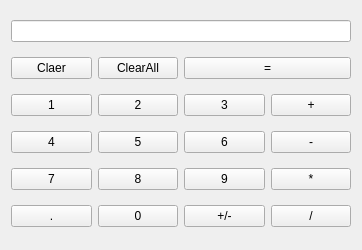
<?xml version="1.0" encoding="UTF-8"?>
<ui version="4.0">
 <class>Widget</class>
 <widget class="QWidget" name="Widget">
  <property name="geometry">
   <rect>
    <x>0</x>
    <y>0</y>
    <width>362</width>
    <height>250</height>
   </rect>
  </property>
  <property name="windowTitle">
   <string>MulSignalExample2</string>
  </property>
  <layout class="QGridLayout" name="gridLayout">
   <item row="0" column="0" colspan="4">
    <widget class="QLineEdit" name="lineEdit">
     <property name="alignment">
      <set>Qt::AlignRight|Qt::AlignTrailing|Qt::AlignVCenter</set>
     </property>
    </widget>
   </item>
   <item row="1" column="0">
    <widget class="QPushButton" name="clearBtn">
     <property name="text">
      <string>Claer</string>
     </property>
    </widget>
   </item>
   <item row="1" column="1">
    <widget class="QPushButton" name="clearAllBtn">
     <property name="text">
      <string>ClearAll</string>
     </property>
    </widget>
   </item>
   <item row="1" column="2" colspan="2">
    <widget class="QPushButton" name="equalBtn">
     <property name="text">
      <string>=</string>
     </property>
    </widget>
   </item>
   <item row="2" column="0">
    <widget class="QPushButton" name="digitBtn1">
     <property name="text">
      <string>1</string>
     </property>
    </widget>
   </item>
   <item row="2" column="1">
    <widget class="QPushButton" name="digitBtn2">
     <property name="text">
      <string>2</string>
     </property>
    </widget>
   </item>
   <item row="2" column="2">
    <widget class="QPushButton" name="digitBtn3">
     <property name="text">
      <string>3</string>
     </property>
    </widget>
   </item>
   <item row="2" column="3">
    <widget class="QPushButton" name="addBtn">
     <property name="text">
      <string>+</string>
     </property>
    </widget>
   </item>
   <item row="3" column="0">
    <widget class="QPushButton" name="digitBtn4">
     <property name="text">
      <string>4</string>
     </property>
    </widget>
   </item>
   <item row="3" column="1">
    <widget class="QPushButton" name="digitBtn5">
     <property name="text">
      <string>5</string>
     </property>
    </widget>
   </item>
   <item row="3" column="2">
    <widget class="QPushButton" name="digitBtn6">
     <property name="text">
      <string>6</string>
     </property>
    </widget>
   </item>
   <item row="3" column="3">
    <widget class="QPushButton" name="subtractionBtn">
     <property name="text">
      <string>-</string>
     </property>
    </widget>
   </item>
   <item row="4" column="0">
    <widget class="QPushButton" name="digitBtn7">
     <property name="text">
      <string>7</string>
     </property>
    </widget>
   </item>
   <item row="4" column="1">
    <widget class="QPushButton" name="digitBtn8">
     <property name="text">
      <string>8</string>
     </property>
    </widget>
   </item>
   <item row="4" column="2">
    <widget class="QPushButton" name="digitBtn9">
     <property name="text">
      <string>9</string>
     </property>
    </widget>
   </item>
   <item row="4" column="3">
    <widget class="QPushButton" name="mulBtn">
     <property name="text">
      <string>*</string>
     </property>
    </widget>
   </item>
   <item row="5" column="0">
    <widget class="QPushButton" name="pointBtn">
     <property name="text">
      <string>.</string>
     </property>
    </widget>
   </item>
   <item row="5" column="1">
    <widget class="QPushButton" name="digitBtn0">
     <property name="text">
      <string>0</string>
     </property>
    </widget>
   </item>
   <item row="5" column="2">
    <widget class="QPushButton" name="signBtn">
     <property name="text">
      <string>+/-</string>
     </property>
    </widget>
   </item>
   <item row="5" column="3">
    <widget class="QPushButton" name="divisionBtn">
     <property name="text">
      <string>/</string>
     </property>
    </widget>
   </item>
  </layout>
 </widget>
 <layoutdefault spacing="6" margin="11"/>
 <resources/>
 <connections/>
</ui>
